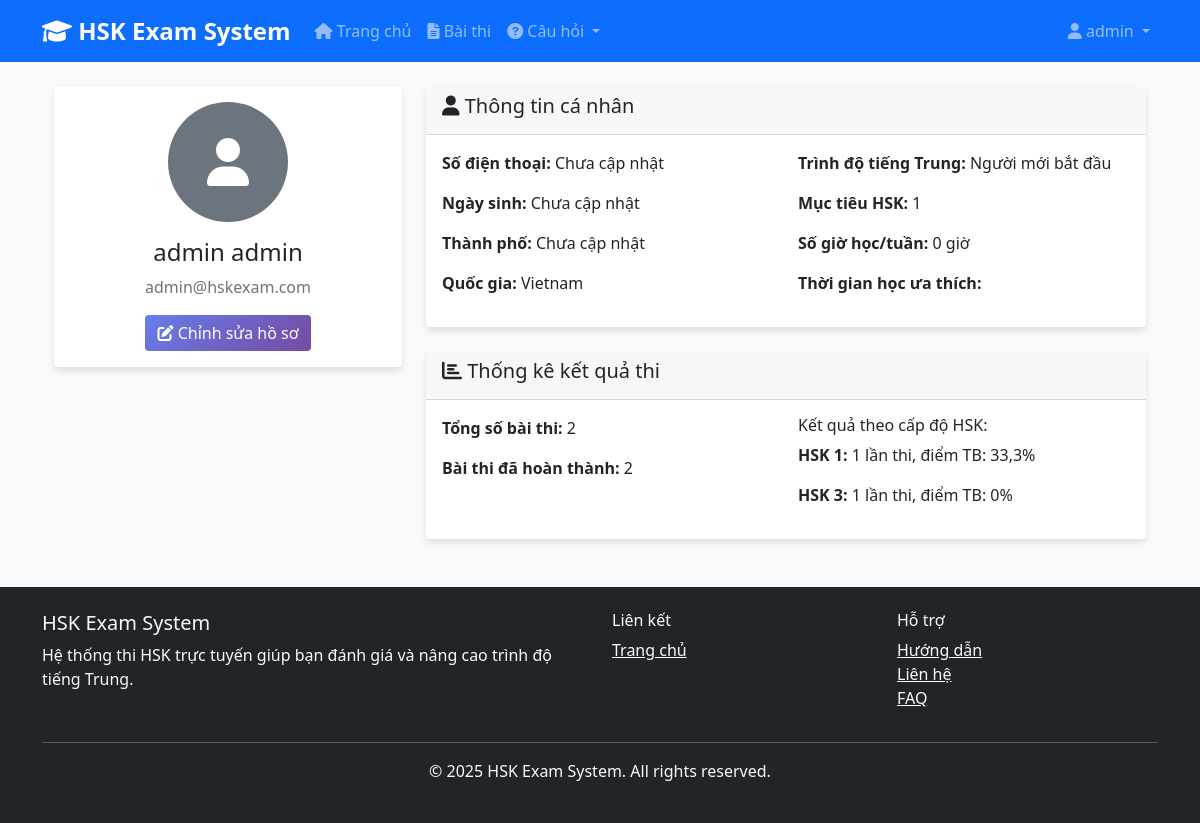
Page /accounts/profile/ (signed in) on the committed database.
### apps/accounts/models.py (models this page shows, shortened)
class CustomUser(AbstractUser):
    email = models.EmailField(
        unique=True,
        verbose_name='Email',
        help_text='Email address used for login and communications'
    )
    phone_number = models.CharField(
        max_length=20,
        blank=True,
        verbose_name='Số điện thoại',
        help_text='Optional phone number for contact'
    )
    is_verified = models.BooleanField(
        default=False,
        verbose_name='Đã xác thực',
        help_text='Whether the user has verified their email address'
    )
    USERNAME_FIELD = 'email'
    REQUIRED_FIELDS = ['username', 'first_name', 'last_name']
    class Meta:
        verbose_name = 'Người dùng'
        verbose_name_plural = 'Người dùng'
        db_table = 'accounts_customuser'
        ordering = ['last_name', 'first_name']
    def get_full_name(self):
        return f"{self.first_name} {self.last_name}".strip()

class Profile(TimeStampedModel):
    user = models.OneToOneField(
        CustomUser,
        on_delete=models.CASCADE,
        related_name='profile',
        verbose_name='Người dùng'
    )
    date_of_birth = models.DateField(
        null=True,
        blank=True,
        verbose_name='Ngày sinh',
        help_text='Birth date for age-appropriate content and statistics'
    )
    phone_number = models.CharField(
        max_length=20,
        blank=True,
        verbose_name='Số điện thoại',
        help_text='Contact phone number'
    )
    bio = models.TextField(
        max_length=500,
        blank=True,
        verbose_name='Giới thiệu bản thân',
        help_text='Brief introduction about yourself (max 500 characters)'
    )
    avatar = models.ImageField(
        upload_to='avatars/',
        null=True,
        blank=True,
        verbose_name='Ảnh đại diện',
        help_text='Profile picture'
    )
    CHINESE_LEVEL_CHOICES = [
        ('beginner', 'Người mới bắt đầu'),
        ('elementary', 'Sơ cấp'),
        ('intermediate', 'Trung cấp'),
        ('advanced', 'Nâng cao'),
    ]
    chinese_level = models.CharField(
        max_length=20,
        choices=CHINESE_LEVEL_CHOICES,
        default='beginner',
        verbose_name='Trình độ tiếng Trung hiện tại',
        help_text='Current Chinese language proficiency level'
    )
    HSK_LEVEL_CHOICES = [(i, f'HSK {i}') for i in range(1, 7)]
    target_hsk_level = models.IntegerField(
        choices=HSK_LEVEL_CHOICES,
        default=1,
        validators=[MinValueValidator(1), MaxValueValidator(6)],
        verbose_name='Mục tiêu HSK',
        help_text='Target HSK level to achieve'
    )
    study_hours_per_week = models.IntegerField(
        default=0,
        validators=[MinValueValidator(0), MaxValueValidator(168)],
        verbose_name='Số giờ học/tuần',
        help_text='Number of study hours per week (0-168)'
    )
    city = models.CharField(
        max_length=100,
        blank=True,
        verbose_name='Thành phố',
        help_text='Current city of residence'
    )
    country = models.CharField(
        max_length=100,
        blank=True,
        verbose_name='Quốc gia',
        default='Vietnam',
        help_text='Country of residence'
    )
    STUDY_TIME_CHOICES = [
        ('morning', 'Buổi sáng (6:00 - 12:00)'),
        ('afternoon', 'Buổi chiều (12:00 - 18:00)'),
        ('evening', 'Buổi tối (18:00 - 22:00)'),
        ('night', 'Buổi đêm (22:00 - 6:00)'),
    ]
    preferred_study_time = models.CharField(
        max_length=20,
        choices=STUDY_TIME_CHOICES,
        blank=True,
        verbose_name='Thời gian học ưa thích',
        help_text='Preferred time of day for studying'
    )
    class Meta:
        verbose_name = 'Hồ sơ người dùng'
        verbose_name_plural = 'Hồ sơ người dùng'
        db_table = 'accounts_profile'
    @property
    def age(self):
        """Calculate and return user's age."""
        if not self.date_of_birth:
            return None
        from datetime import date
        today = date.today()
        return today.year - self.date_of_birth.year - (
            (today.month, today.day) < (self.date_of_birth.month, self.date_of_birth.day)
        )

### apps/common/models.py (models this page shows, shortened)
class HSKLevel(models.Model):
    level = models.IntegerField(unique=True)
    name = models.CharField(max_length=20)
    description = models.TextField(blank=True)
    vocabulary_count = models.IntegerField(default=0)
    class Meta:
        ordering = ['level']
        verbose_name = 'HSK Level'
        verbose_name_plural = 'HSK Levels'

### apps/accounts/views.py (the view)
# urls.py: path('profile/', views.profile_view, name='profile'),
@login_required
def profile_view(request):
    user = request.user
    profile = user.profile
    exam_sessions = ExamSession.objects.filter(user=user)
    total_exams = exam_sessions.count()
    completed_exams = exam_sessions.filter(status='completed').count()
    hsk_performance = {}
    for level in range(1, 7):
        level_sessions = exam_sessions.filter(
            exam__hsk_level__level=level,
            status='completed',
            percentage__isnull=False
        )
        if level_sessions.exists():
            avg_score = level_sessions.aggregate(avg=Avg('percentage'))['avg']
            hsk_performance[f'HSK {level}'] = {
                'attempts': level_sessions.count(),
                'average_score': round(avg_score, 1) if avg_score else 0
            }
    context = {
        'user': user,
        'profile': profile,
        'total_exams': total_exams,
        'completed_exams': completed_exams,
        'hsk_performance': hsk_performance,
    }
    return render(request, 'accounts/profile.html', context)

### templates/accounts/profile.html (shortened to what this page needs)
{% extends 'base.html' %}
{% load crispy_forms_tags %}
{% block content %}
<div class="container mt-4">
    <div class="row">
        <div class="col-md-4">
            <div class="card">
                <div class="card-body text-center">
                    {% if profile.avatar %}
                        <img src="{{ profile.avatar.url }}" alt="Avatar" class="rounded-circle mb-3" width="120" height="120">
                    {% else %}
                        <div class="bg-secondary rounded-circle mx-auto mb-3 d-flex align-items-center justify-content-center" style="width: 120px; height: 120px;">
                            <i class="fas fa-user fa-3x text-white"></i>
                        </div>
                    {% endif %}
                    <h4>{{ user.get_full_name }}</h4>
                    <p class="text-muted">{{ user.email }}</p>
                    <a href="{% url 'accounts:profile_edit' %}" class="btn btn-primary">
                        <i class="fas fa-edit"></i> Chỉnh sửa hồ sơ
                    </a>
                </div>
            </div>
        </div>
        <div class="col-md-8">
            <div class="card">
                <div class="card-header">
                    <h5><i class="fas fa-user"></i> Thông tin cá nhân</h5>
                </div>
                <div class="card-body">
                    <div class="row">
                        <div class="col-md-6">
                            <p><strong>Số điện thoại:</strong> {{ profile.phone_number|default:"Chưa cập nhật" }}</p>
                            <p><strong>Ngày sinh:</strong> {{ profile.date_of_birth|default:"Chưa cập nhật" }}</p>
                            <p><strong>Thành phố:</strong> {{ profile.city|default:"Chưa cập nhật" }}</p>
                            <p><strong>Quốc gia:</strong> {{ profile.country|default:"Chưa cập nhật" }}</p>
                        </div>
                        <div class="col-md-6">
                            <p><strong>Trình độ tiếng Trung:</strong> {{ profile.get_chinese_level_display }}</p>
                            <p><strong>Mục tiêu HSK:</strong> {{ profile.target_hsk_level }}</p>
                            <p><strong>Số giờ học/tuần:</strong> {{ profile.study_hours_per_week }} giờ</p>
                            <p><strong>Thời gian học ưa thích:</strong> {{ profile.get_preferred_study_time_display }}</p>
                        </div>
                    </div>
                </div>
            </div>
            <div class="card mt-4">
                <div class="card-header">
                    <h5><i class="fas fa-chart-bar"></i> Thống kê kết quả thi</h5>
                </div>
                <div class="card-body">
                    <div class="row">
                        <div class="col-md-6">
                            <p><strong>Tổng số bài thi:</strong> {{ total_exams }}</p>
                            <p><strong>Bài thi đã hoàn thành:</strong> {{ completed_exams }}</p>
                        </div>
                        <div class="col-md-6">
                            {% if hsk_performance %}
                                <h6>Kết quả theo cấp độ HSK:</h6>
                                {% for level, data in hsk_performance.items %}
                                    <p><strong>{{ level }}:</strong> {{ data.attempts }} lần thi, điểm TB: {{ data.average_score }}%</p>
                                {% endfor %}
                            {% else %}
                                <p>Chưa có dữ liệu thi thử</p>
                            {% endif %}
                        </div>
                    </div>
                </div>
            </div>
        </div>
    </div>
</div>
{% endblock %}

### templates/includes/navbar.html (shortened to what this page needs)
<nav class="navbar navbar-expand-lg navbar-dark bg-primary">
  <div class="container">
    <a class="navbar-brand" href="{% url 'home' %}">
      <i class="fas fa-graduation-cap"></i> HSK Exam System
    </a>
    <div class="collapse navbar-collapse" id="navbarNav">
      <ul class="navbar-nav me-auto">
        <li class="nav-item">
          <a class="nav-link" href="{% url 'home' %}">
            <i class="fas fa-home"></i> Trang chủ
          </a>
        </li>
        {% if user.is_authenticated %}
        <li class="nav-item">
          <a class="nav-link" href="{% url 'exams:list' %}">
            <i class="fas fa-file-alt"></i> Bài thi
          </a>
        </li>
        {% if user.is_staff %}
        <li class="nav-item dropdown">
          <a
            class="nav-link dropdown-toggle"
            href="#"
            id="questionsDropdown"
            role="button"
            data-bs-toggle="dropdown"
          >
            <i class="fas fa-question-circle"></i> Câu hỏi
          </a>
        </li>        {% endif %}
        {% endif %}
      </ul>
      <ul class="navbar-nav">
        {% if user.is_authenticated %}
        <li class="nav-item dropdown">
          <a
            class="nav-link dropdown-toggle"
            href="#"
            id="navbarDropdown"
            role="button"
            data-bs-toggle="dropdown"
          >
            <i class="fas fa-user"></i> {{ user.username }}
          </a>
        </li>
        {% endif %}
      </ul>
    </div>
  </div>
</nav>

### static/css/style.css (style rules this page uses)
body { font-family: 'Segoe UI', Tahoma, Geneva, Verdana, sans-serif; background-color: #f8f9fa; }
.navbar { z-index: 1050 !important; }
.navbar-brand { font-weight: bold; font-size: 1.5rem; }
.navbar-collapse { z-index: 1055 !important; }
.card { box-shadow: 0 4px 6px rgba(0, 0, 0, 0.1); border: none; transition: transform 0.2s; }
.btn-primary { background: linear-gradient(135deg, #667eea 0%, #764ba2 100%); border: none; }
.navbar { z-index: 1030; }

### rows in the picture
CustomUser: username "admin", get_full_name "admin admin", email "admin@hskexam.com"
Profile: phone_number "Chưa cập nhật", date_of_birth "Chưa cập nhật", city "Chưa cập nhật", country "Vietnam", chinese_level "Người mới bắt đầu", target_hsk_level "1", study_hours_per_week "0"
HSKLevel: name "HSK 1", attempts "1", average_score "33,3"
HSKLevel: name "HSK 3", attempts "1", average_score "0"

### other values in the picture
{{ total_exams }} "2"
{{ completed_exams }} "2"
